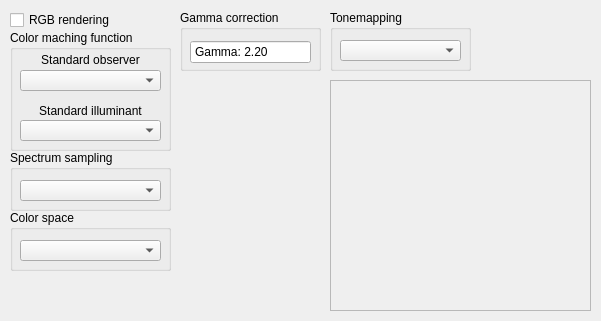
<?xml version="1.0" encoding="UTF-8"?>
<ui version="4.0">
 <class>ColorWidget</class>
 <widget class="QWidget" name="ColorWidget">
  <property name="geometry">
   <rect>
    <x>0</x>
    <y>0</y>
    <width>601</width>
    <height>321</height>
   </rect>
  </property>
  <property name="windowTitle">
   <string>Form</string>
  </property>
  <widget class="QCheckBox" name="rgb_checkbox">
   <property name="geometry">
    <rect>
     <x>10</x>
     <y>10</y>
     <width>161</width>
     <height>20</height>
    </rect>
   </property>
   <property name="text">
    <string>RGB rendering</string>
   </property>
  </widget>
  <widget class="QGroupBox" name="spectrum_sampling_box">
   <property name="geometry">
    <rect>
     <x>10</x>
     <y>150</y>
     <width>161</width>
     <height>61</height>
    </rect>
   </property>
   <property name="title">
    <string>Spectrum sampling</string>
   </property>
   <widget class="QComboBox" name="spectrum_sampling_combobox">
    <property name="geometry">
     <rect>
      <x>10</x>
      <y>30</y>
      <width>141</width>
      <height>21</height>
     </rect>
    </property>
   </widget>
  </widget>
  <widget class="QGroupBox" name="color_space_box">
   <property name="geometry">
    <rect>
     <x>10</x>
     <y>210</y>
     <width>161</width>
     <height>61</height>
    </rect>
   </property>
   <property name="title">
    <string>Color space</string>
   </property>
   <widget class="QComboBox" name="color_space_combobox">
    <property name="geometry">
     <rect>
      <x>10</x>
      <y>30</y>
      <width>141</width>
      <height>21</height>
     </rect>
    </property>
   </widget>
  </widget>
  <widget class="QGroupBox" name="color_matching_function_box">
   <property name="geometry">
    <rect>
     <x>10</x>
     <y>30</y>
     <width>161</width>
     <height>121</height>
    </rect>
   </property>
   <property name="title">
    <string>Color maching function</string>
   </property>
   <widget class="QComboBox" name="standard_observer_combobox">
    <property name="geometry">
     <rect>
      <x>10</x>
      <y>40</y>
      <width>141</width>
      <height>21</height>
     </rect>
    </property>
   </widget>
   <widget class="QLabel" name="standard_observer_label">
    <property name="geometry">
     <rect>
      <x>10</x>
      <y>20</y>
      <width>141</width>
      <height>20</height>
     </rect>
    </property>
    <property name="text">
     <string>Standard observer</string>
    </property>
    <property name="alignment">
     <set>Qt::AlignCenter</set>
    </property>
   </widget>
   <widget class="QLabel" name="standard_illuminant_label">
    <property name="geometry">
     <rect>
      <x>10</x>
      <y>70</y>
      <width>141</width>
      <height>21</height>
     </rect>
    </property>
    <property name="text">
     <string>Standard illuminant</string>
    </property>
    <property name="alignment">
     <set>Qt::AlignCenter</set>
    </property>
   </widget>
   <widget class="QComboBox" name="standard_illuminant_combobox">
    <property name="geometry">
     <rect>
      <x>10</x>
      <y>90</y>
      <width>141</width>
      <height>21</height>
     </rect>
    </property>
   </widget>
  </widget>
  <widget class="QGroupBox" name="tonemapping_box">
   <property name="geometry">
    <rect>
     <x>330</x>
     <y>10</y>
     <width>141</width>
     <height>61</height>
    </rect>
   </property>
   <property name="title">
    <string>Tonemapping</string>
   </property>
   <widget class="QComboBox" name="tonemapping_combobox">
    <property name="geometry">
     <rect>
      <x>10</x>
      <y>30</y>
      <width>121</width>
      <height>21</height>
     </rect>
    </property>
   </widget>
  </widget>
  <widget class="QFrame" name="tonemapping_frame">
   <property name="geometry">
    <rect>
     <x>330</x>
     <y>80</y>
     <width>261</width>
     <height>231</height>
    </rect>
   </property>
   <property name="frameShape">
    <enum>QFrame::StyledPanel</enum>
   </property>
   <property name="frameShadow">
    <enum>QFrame::Raised</enum>
   </property>
  </widget>
  <widget class="QGroupBox" name="gamma_box">
   <property name="geometry">
    <rect>
     <x>180</x>
     <y>10</y>
     <width>141</width>
     <height>61</height>
    </rect>
   </property>
   <property name="title">
    <string>Gamma correction</string>
   </property>
   <widget class="QDoubleSpinBox" name="gamma_spinbox">
    <property name="geometry">
     <rect>
      <x>10</x>
      <y>30</y>
      <width>121</width>
      <height>24</height>
     </rect>
    </property>
    <property name="buttonSymbols">
     <enum>QAbstractSpinBox::NoButtons</enum>
    </property>
    <property name="keyboardTracking">
     <bool>false</bool>
    </property>
    <property name="prefix">
     <string>Gamma: </string>
    </property>
    <property name="minimum">
     <double>0.100000000000000</double>
    </property>
    <property name="maximum">
     <double>10.000000000000000</double>
    </property>
    <property name="value">
     <double>2.200000000000000</double>
    </property>
   </widget>
  </widget>
 </widget>
 <resources/>
 <connections/>
</ui>
